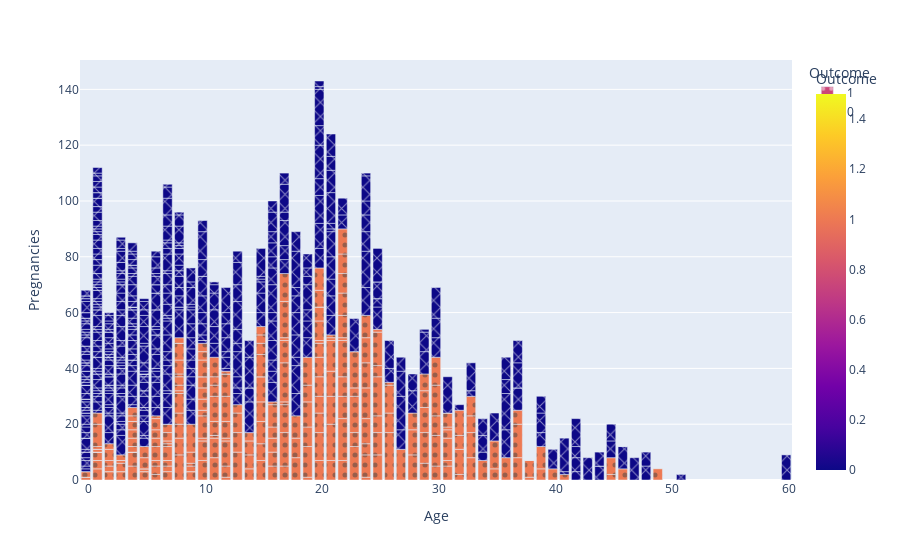

This figure's notebook cell:
### Code cell
fig = px.bar(diabetes, x="Age", y="Pregnancies", color="Outcome",pattern_shape="Outcome", pattern_shape_sequence=[".", "x", "+"], hover_name="BMI")
fig.show()

### Figure 1 — Plotly figure (JSON) as saved in the notebook; plotly's stock layout.template omitted (floating-point values rounded to 4 significant figures; data arrays with more than 128 entries replaced by an {"elided": "..."} marker saying what was removed)
{"data": [{"alignmentgroup": "True", "hovertemplate": "<b>%{hovertext}</b><br><br>Outcome=%{marker.color}<br>Age=%{x}<br>Pregnancies=%{y}<extra></extra>", "hovertext": {"elided": "268 float values"}, "legendgroup": "1", "marker": {"color": {"elided": "268 int values"}, "coloraxis": "coloraxis", "pattern": {"shape": "."}}, "name": "1", "offsetgroup": "1", "orientation": "v", "showlegend": true, "textposition": "auto", "type": "bar", "x": {"elided": "268 float values"}, "xaxis": "x", "y": {"elided": "268 int values"}, "yaxis": "y"}, {"alignmentgroup": "True", "hovertemplate": "<b>%{hovertext}</b><br><br>Outcome=%{marker.color}<br>Age=%{x}<br>Pregnancies=%{y}<extra></extra>", "hovertext": {"elided": "500 float values"}, "legendgroup": "0", "marker": {"color": {"elided": "500 int values"}, "coloraxis": "coloraxis", "pattern": {"shape": "x"}}, "name": "0", "offsetgroup": "0", "orientation": "v", "showlegend": true, "textposition": "auto", "type": "bar", "x": {"elided": "500 float values"}, "xaxis": "x", "y": {"elided": "500 int values"}, "yaxis": "y"}], "layout": {"barmode": "relative", "coloraxis": {"colorbar": {"title": {"text": "Outcome"}}, "colorscale": [[0, "#0d0887"], [0.1111, "#46039f"], [0.2222, "#7201a8"], [0.3333, "#9c179e"], [0.4444, "#bd3786"], [0.5556, "#d8576b"], [0.6667, "#ed7953"], [0.7778, "#fb9f3a"], [0.8889, "#fdca26"], [1, "#f0f921"]]}, "legend": {"title": {"text": "Outcome"}, "tracegroupgap": 0}, "margin": {"t": 60}, "xaxis": {"anchor": "y", "domain": [0, 1], "title": {"text": "Age"}}, "yaxis": {"anchor": "x", "domain": [0, 1], "title": {"text": "Pregnancies"}}}}
